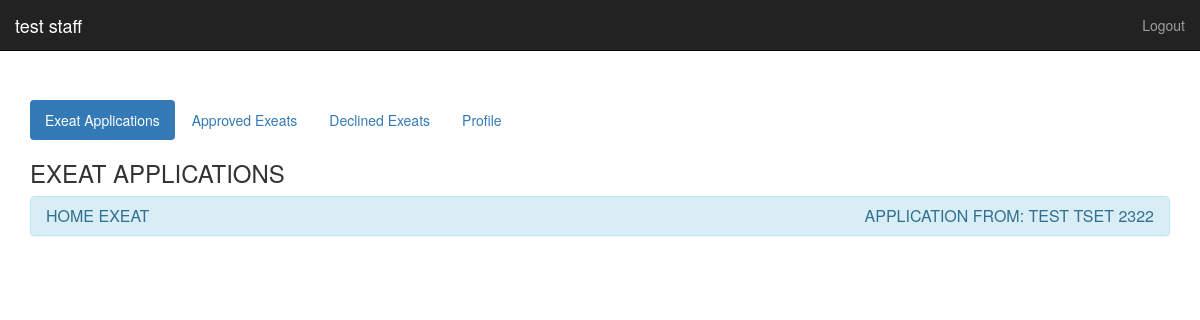
Screenshot of /views/staff (signed in) with the database file from the repository.
### tables this page shows
CREATE TABLE `exeats` (
  `id` int(11) NOT NULL,
  `student_id` int(11) NOT NULL,
  `staff_id` int(11) NOT NULL,
  `type` varchar(255) NOT NULL,
  `reason` varchar(255) NOT NULL,
  `leave_date` date NOT NULL,
  `return_date` date NOT NULL,
  `status` tinyint(1) NOT NULL
);

CREATE TABLE `students` (
  `id` int(11) NOT NULL,
  `first_name` varchar(255) NOT NULL,
  `last_name` varchar(255) NOT NULL,
  `mat_num` int(11) NOT NULL,
  `password` varchar(255) NOT NULL,
  `hall` varchar(255) NOT NULL,
  `room_no` int(11) NOT NULL
);

### views/staff/exeat-application-tab.php (shortened to what this page needs)
<?php
  $select = "SELECT * FROM exeats WHERE status=\"none\"";
  $result = mysqli_query($conn, $select) or die("Could not connect");
  $row_count =  mysqli_num_rows($result);
  $staffId = $_SESSION['staff_id'];
  if($row_count > 0){
    while($row = $result->fetch_assoc()){
            $select2 = "SELECT * FROM students WHERE id=".$row['student_id']."";
            $result2 = mysqli_query($conn, $select2);
            $row2 = mysqli_fetch_assoc($result2);
            $studentFirstName = $row2['first_name'];
            $studentLastName = $row2['last_name'];
            $studentMatNum = $row2['mat_num'];
      echo "<div class=\"panel-group\">
              <div class=\"panel panel-info\">
                <div class=\"panel-heading\" data-toggle=\"tooltip\" data-placement=\"bottom\" title=\"Click to see more\">
                  <h4 class=\"panel-title\">
                    <a data-toggle=\"collapse\" class=\"text-uppercase\" href=\"#collapse".$row['id']."\">".$row['type']." Exeat
                    <p class=\"pull-right\">Application From:  ".$studentFirstName." ".$studentLastName." ".$studentMatNum."</p></a>
                  </h4>
                </div>
                <div id=\"collapse".$row['id']."\" class=\"panel-collapse collapse\">
                  <div class=\"panel-body\">
                  <p>Reason:  <kbd>".$row['reason']."</kbd></p>
                  <p>Intended Depart Date:  <kbd>".$row['leave_date']."</kbd></p>
                  <p>Intended Return Date:  <kbd>".$row['return_date']."</kbd></p>
                  </div>
                  <div class=\"panel-footer\">
                  <button class=\"btn btn-success\" onclick=\"approve_request(".$row['id'].", ".$staffId.")\">Approve</button>
                  <button class=\"btn btn-danger pull-right\" onclick=\"decline_request(".$row['id'].", ".$staffId.")\">Decline</button>
                  </div>
                </div>
              </div>
            </div>";
    }
  }
  else{
    echo "<p class=\"bg-info\">No current exeat applcations</p>";
  }
?>

### rows the page displays
exeats: type "HOME", student.first_name "TEST", student.last_name "TSET", student.mat_num "2322"

### other values shown
$_SESSION['staff_name'] "test staff"
